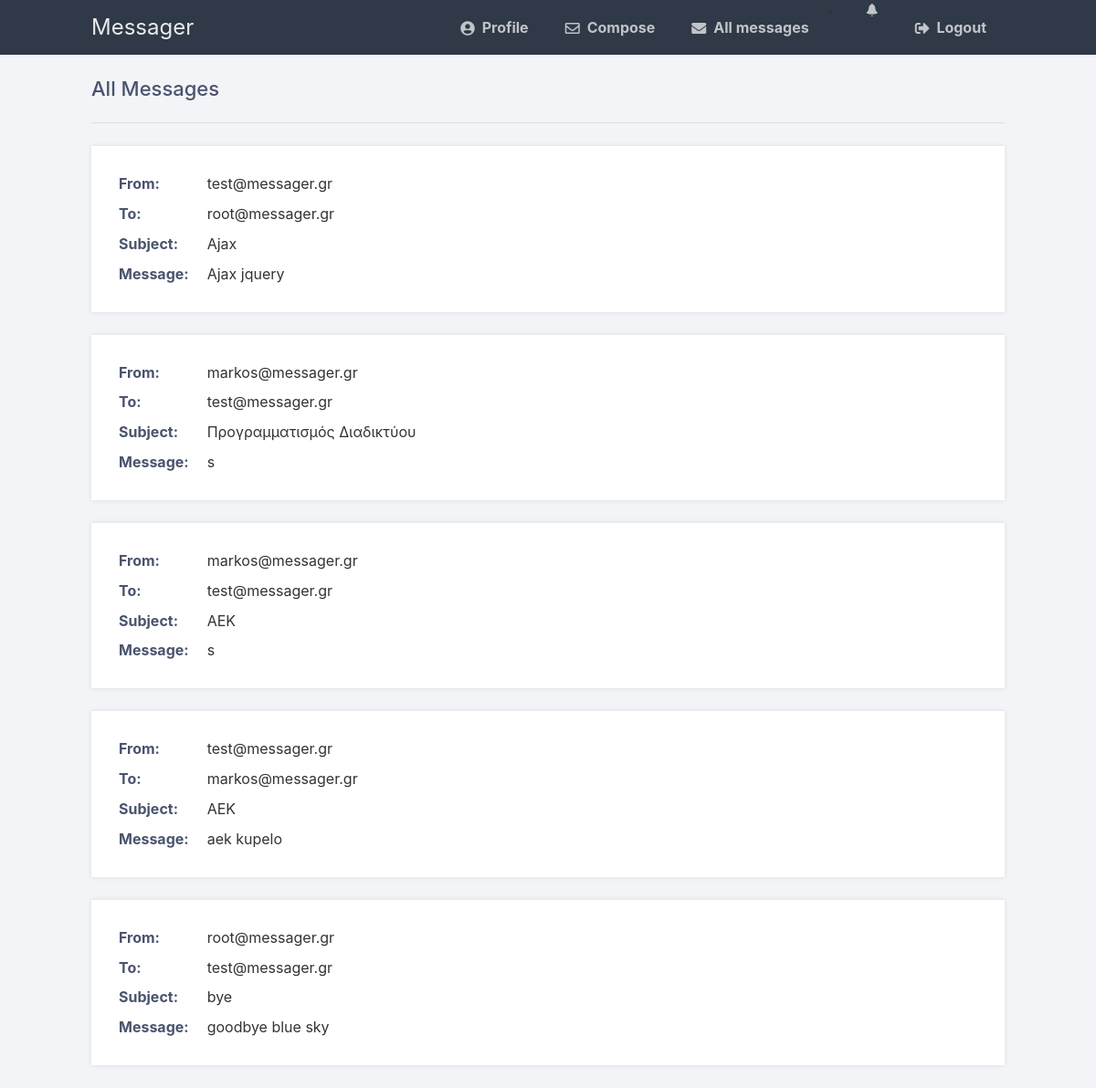
Page /read.php (signed in) on the committed database.
### tables this page shows
CREATE TABLE `message` (
  `m_id` int(11) NOT NULL,
  `from_email` varchar(40) NOT NULL,
  `to_email` varchar(40) NOT NULL,
  `subject` text NOT NULL,
  `text` text NOT NULL
);

### read.php (the view, shortened to what this page needs)
<?php
$DATABASE_HOST = 'localhost';
$DATABASE_USER = 'root';
$DATABASE_PASS = '';
$DATABASE_NAME = 'phplogin';
$con = mysqli_connect($DATABASE_HOST, $DATABASE_USER, $DATABASE_PASS, $DATABASE_NAME);
?>
<!DOCTYPE html>
<html>
	<head>
		<link href="style.css" rel="stylesheet" type="text/css">
		<link rel="stylesheet" href="https://use.fontawesome.com/releases/v5.7.1/css/all.css">
		<link rel="stylesheet" href="https://maxcdn.bootstrapcdn.com/bootstrap/3.4.1/css/bootstrap.min.css">
	</head>
	<body class="loggedin">
		<nav class="navtop">
			<div>
				<h1>Messager</h1>
				<a href="profile.php"><i class="fas fa-user-circle"></i>Profile</a>
				<a href="compose.php"><i class="far fa-envelope"></i>Compose</a>
				<a href="read.php"><i class="fas fa-envelope"></i>All messages</a>
				<li class="dropdown">
					<a href="#" class="dropdown-toggle" data-toggle="dropdown"><span class="label label-pill label-danger count" style="border-radius:10px;"></span> <span class="glyphicon glyphicon-bell" style="font-size:14px;"></span></a>
				</li>
				<a href="logout.php"><i class="fas fa-sign-out-alt"></i>Logout</a>
			</div>
		</nav>
		<div class="content">
			<h2>All Messages</h2>
			<?php
				$stmt = $con->prepare('SELECT  message.from_email, message.to_email, message.subject, message.text FROM accounts INNER JOIN message ON accounts.email=message.from_email OR accounts.email=message.to_email WHERE accounts.id = ? ORDER BY message.m_id DESC');
				$stmt->bind_param('i', $_SESSION['id']);
				$stmt->execute();
				$stmt->bind_result($from_email, $to_email, $subject, $text);
				if ($stmt->fetch()== null){
					echo "No messages yet..";
				}
				else {
					do {
						?>
						<div>
							<table>
								<tr>
									<td>From:</td>
									<td><?php echo $from_email; ?></td>
								</tr>
								<tr>
									<td>To:</td>
									<td><?php echo $to_email; ?></td>
								</tr>
								<tr>
									<td>Subject:</td>
									<td><?php echo $subject; ?></td>
								</tr>
								<tr>
									<td>Message:</td>
									<td><?php echo $text; ?></td>
								</tr>
							</table>
						</div>
						<?php
						} while ($stmt->fetch());
					}
			?>
		</div>
	</body>
</html>

### style.css (style rules this page uses)
* { box-sizing: border-box; font-family: -apple-system, BlinkMacSystemFont, "segoe ui", roboto, oxygen, ubuntu, cantarell, "fira sans", "droid sans", "helvetica neue", Arial, sans-serif; font-size: 16px; -webkit-font-smoothing: antialiased; -moz-osx-font-smoothing: grayscale; }
body { background-color: #435165; }
.navtop { background-color: #2f3947; height: 60px; width: 100%; border: 0; }
.navtop div { display: flex; margin: 0 auto; width: 1000px; height: 100%; }
.navtop div h1, .navtop div a { display: inline-flex; align-items: center; }
.navtop div h1 { flex: 1; font-size: 24px; padding: 0; margin: 0; color: #eaebed; font-weight: normal; }
.navtop div a { padding: 0 20px; text-decoration: none; color: #c1c4c8; font-weight: bold; }
.navtop div a i { padding: 2px 8px 0 0; }
body.loggedin { background-color: #f3f4f7; }
.content { width: 1000px; margin: 0 auto; }
.content h2 { margin: 0; padding: 25px 0; font-size: 22px; border-bottom: 1px solid #e0e0e3; color: #4a536e; }
.content > p, .content > div { box-shadow: 0 0 5px 0 rgba(0, 0, 0, 0.1); margin: 25px 0; padding: 25px; background-color: #fff; }
.content > p table td, .content > div table td { padding: 5px; }
.content > p table td:first-child, .content > div table td:first-child { font-weight: bold; color: #4a536e; padding-right: 15px; }

### rows in the picture
message: from_email "test@messager.gr", to_email "root@messager.gr", subject "Ajax", text "Ajax jquery"
message: from_email "markos@messager.gr", to_email "test@messager.gr", subject "Προγραμματισμός Διαδικτύου", text "s"
message: from_email "markos@messager.gr", to_email "test@messager.gr", subject "AEK", text "s"
message: from_email "test@messager.gr", to_email "markos@messager.gr", subject "AEK", text "aek kupelo"
message: from_email "root@messager.gr", to_email "test@messager.gr", subject "bye", text "goodbye blue sky"
